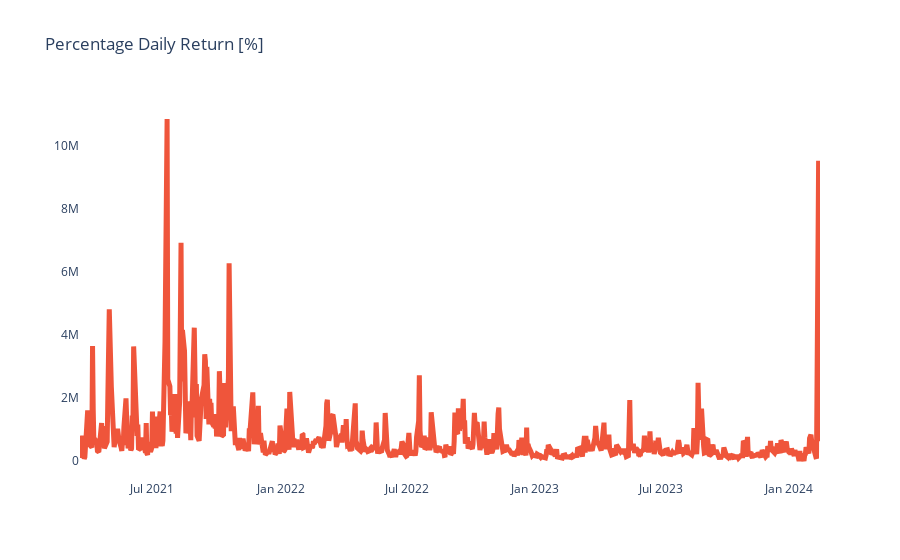

Source (notebook cell):
### Code cell
plot_financial_data(stock_df.iloc[:,[0,5]], 'Percentage Daily Return [%]')

### Figure 1 — Plotly figure (JSON) as saved in the notebook; plotly's stock layout.template omitted (floating-point values rounded to 4 significant figures; data arrays with more than 128 entries replaced by an {"elided": "..."} marker saying what was removed)
{"data": [{"hovertemplate": "<extra></extra>", "legendgroup": "", "line": {"color": "#636efa", "dash": "solid", "width": 5}, "marker": {"symbol": "circle"}, "mode": "lines", "name": "", "orientation": "v", "showlegend": false, "type": "scatter", "xaxis": "x", "yaxis": "y"}, {"line": {"width": 5}, "name": "Volume", "type": "scatter", "x": {"elided": "720 str values"}, "y": {"elided": "720 int values"}}], "layout": {"autosize": true, "legend": {"tracegroupgap": 0}, "plot_bgcolor": "white", "title": {"text": "Percentage Daily Return [%]"}, "xaxis": {"anchor": "y", "autorange": true, "domain": [0, 1], "range": ["2021-03-19", "2024-02-14"], "type": "date"}, "yaxis": {"anchor": "x", "autorange": true, "domain": [0, 1], "range": [-601900.0, 11440000.0], "type": "linear"}}}
